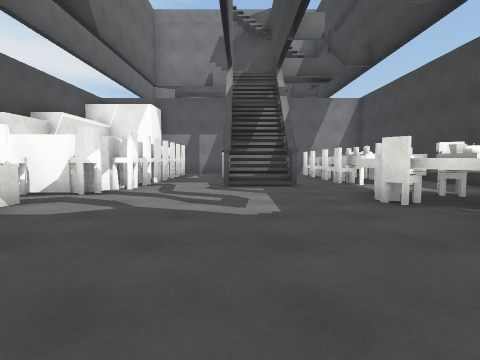
[1] (above)

13 first-person views from a walk through a scene from a Unity 3-D project. The camera is 1.2 m above the floor, tilts 4° down and sees 80° across. The floor is counted in squares, 2 m on a side. Each view is taken from the middle of a square. On the plan, view 1 faces up. The plan holds only what a view shows up to about 9 squares ahead; the rest is blank. The place goes on beyond the plan. The player is left out. Surface patterns are stand-ins for the level's own textures.

[2]
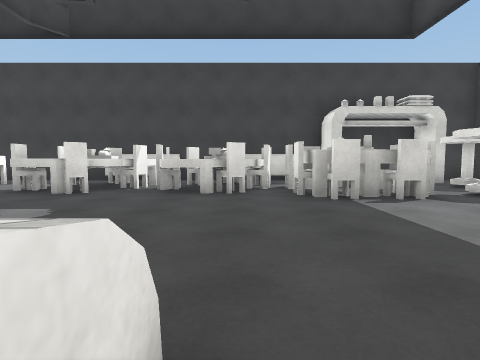

[3]
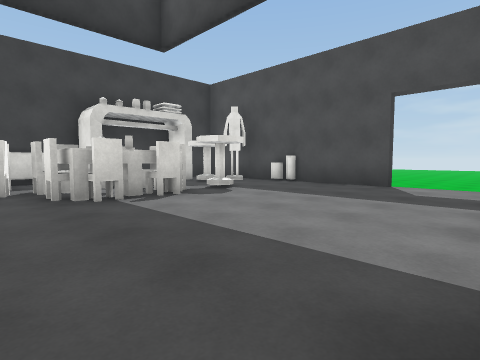

[4]
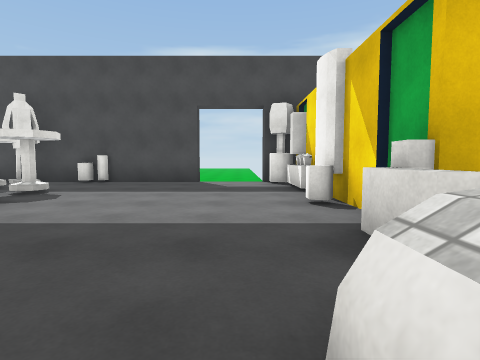

[5]
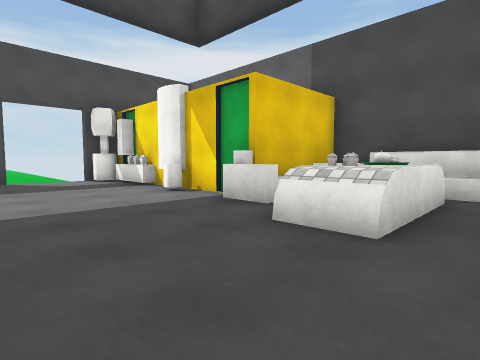

[6]
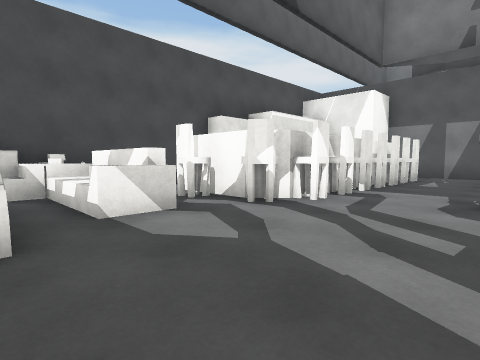

[7]
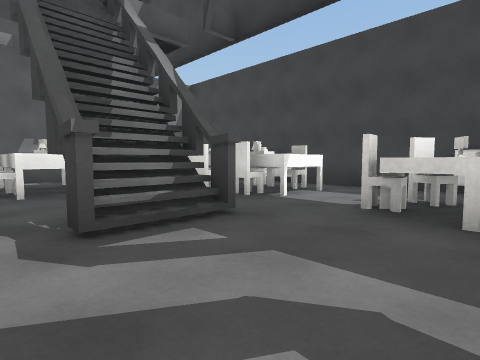

[8]
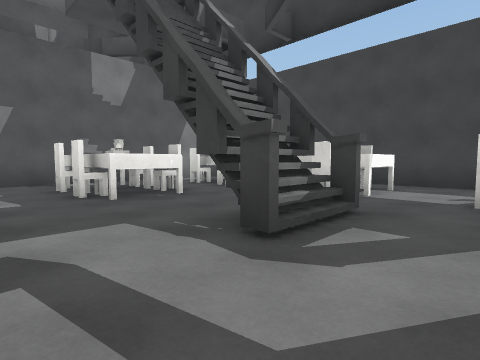

[9]
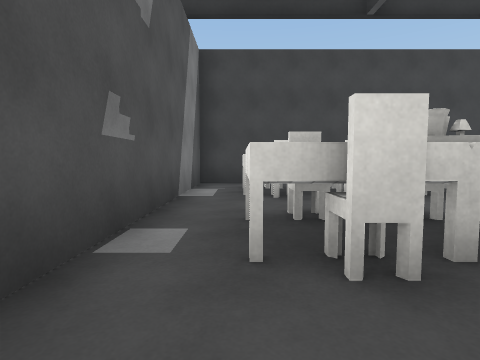

[10]
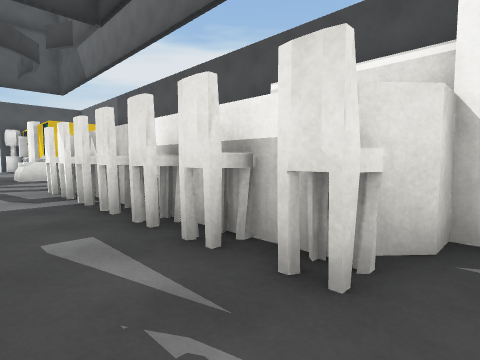

[11]
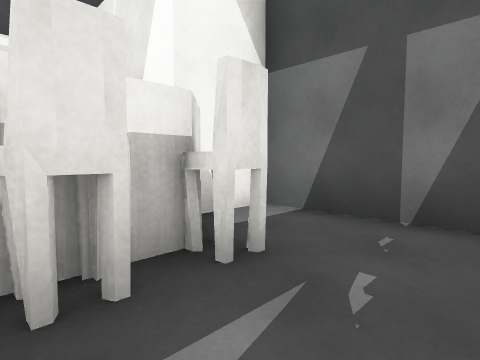

[12]
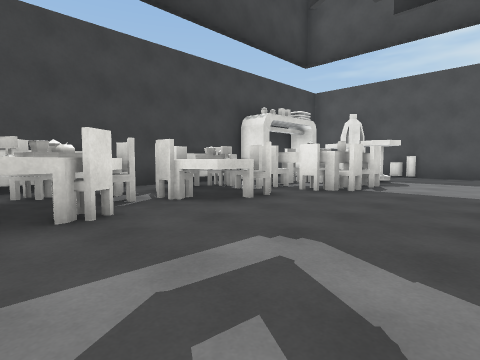

[13]
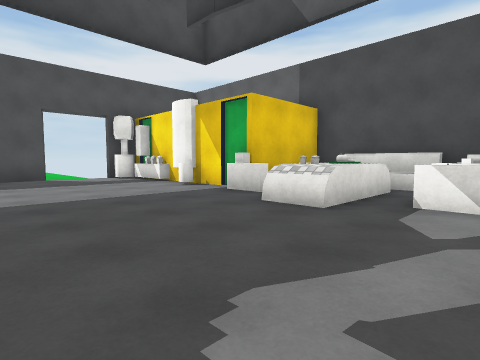

### Floor plan
Key: @ floor where view 1 was taken; # wall or solid block; . floor; / step, stairs or slope; ^ raised ledge; O other object.
Columns run from 6 left of view 1 to 5 right of it. Each row starts with its distance up from view 1.
 13   ##########
 12   #...##.###
 11   ###.##.##
 10    ##.##.##
  9    #.....###
  8    ##....###
  7    ##.##.###
  6    ##......#
  5 ####....####
  4 #^##....####
  3 #^##.....###
  2 #.##....####
  1 #  .....####
  0 ###...@.####
 -1   #.....OO##
 -2   ##....OO##
 -3   #.....####
 -4   #^.....###
 -5   ##.....OO#
 -6   ##//######

Positions as (right, up) in squares from view 1, and headings:
1: (0, 0), facing up
2: (-3, 1), facing right
3: (-3, 1), facing down-right
4: (-2, 2), facing down
5: (0, 3), facing down-left
6: (0, 2), facing up-left
7: (-1, 4), facing up-right
8: (-2, 5), facing up-right
9: (-2, 12), facing right
10: (-1, 12), facing down-left
11: (-1, 10), facing up-left
12: (-1, 5), facing down-right
13: (1, 4), facing down-left
